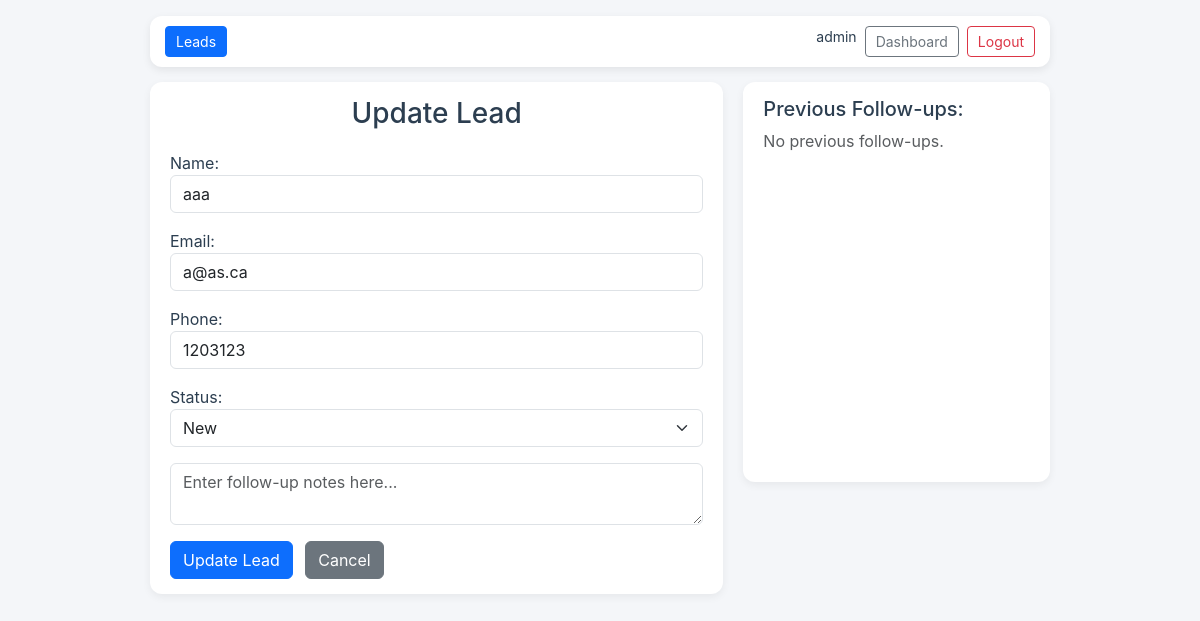
Screenshot of /leads/13/update/ (signed in) with the database file from the repository.
### leads/models.py (models this page shows, shortened)
class Lead(models.Model):
    STATUS_CHOICES = (
        ('new', 'New'),
        ('in_progress', 'In Progress'),
        ('converted', 'Converted'),
        ('lost', 'Lost'),
    )
    name = models.CharField(max_length=255)
    email = models.EmailField(unique=True)
    phone = models.CharField(max_length=20, blank=True, null=True)
    status = models.CharField(max_length=20, choices=STATUS_CHOICES, default='new')
    assigned_to = models.ForeignKey(User, on_delete=models.SET_NULL, null=True, blank=True)
    created_at = models.DateTimeField(auto_now_add=True)
    updated_at = models.DateTimeField(auto_now=True)
    is_deleted = models.BooleanField(default=False)  # Soft delete flag

### leads/views.py (the view, shortened to what this page needs)
# urls.py: path('<int:pk>/update/', views.lead_update, name='lead_update'),
@login_required
def lead_update(request, pk):
    if not request.user.has_perm('leads.change_lead'):
        messages.error(request, "You do not have permission to update leads.")
        return redirect('lead_list')
    try:
        lead = Lead.objects.get(pk=pk, is_deleted=False)
    except Lead.DoesNotExist:
        messages.error(request, "Lead does not exist.")
        return redirect("lead_list")
    followups = FollowUp.objects.filter(lead=lead)
    return render(request, 'leads/lead_update.html', {
        'lead': lead,
        'followups': followups,
    })

### leads/templates/leads/lead_update.html (shortened to what this page needs)
<!DOCTYPE html>
<html>
<head>
    <link href="https://cdn.jsdelivr.net/npm/bootstrap@5.3.3/dist/css/bootstrap.min.css" rel="stylesheet">
</head>
<body>
<div class="mt-3 content-wrapper">
    <nav class="top-bar">
        <div class="d-flex gap-2">
                <a href="{% url 'lead_list' %}" class="btn btn-primary btn-sm">Leads</a>
        </div>
        <div class="d-flex gap-2">
            {{ request.user.username }}
            <a href="{% url 'dashboard' %}" class="btn btn-outline-secondary btn-sm">Dashboard</a>
            <a href="{% url 'logout' %}" class="btn btn-outline-danger btn-sm">Logout</a>
        </div>
    </nav>
    <div class="form-container">
        <div class="form-box">
            <h3>Update Lead</h3>
            <form method="POST">
                <label>Name:</label>
                <input type="text" name="name" value="{{ lead.name }}" class="form-control mb-3" required>
                <label>Email:</label>
                <input type="email" name="email" value="{{ lead.email }}" class="form-control mb-3" required>
                <label>Phone:</label>
                <input type="text" name="phone" value="{{ lead.phone }}" class="form-control mb-3">
                <label>Status:</label>
                <select name="status" class="form-select mb-3" required>
                    <option value="new" {% if lead.status == "new" %}selected{% endif %}>New</option>
                </select>
                <textarea name="comment" class="form-control mb-3" placeholder="Enter follow-up notes here..."></textarea>
                <button type="submit" class="btn btn-primary">Update Lead</button>
                <a href="{% url 'lead_list' %}" class="btn btn-secondary ms-2">Cancel</a>
            </form>
        </div>
        <div class="followups-box">
            <h5>Previous Follow-ups:</h5>
            {% if followups %}
                <ul class="list-group">
                    {% for f in followups %}
                        <li class="list-group-item">
                            <strong>{{ f.user.username }}</strong> ({{ f.created_at|date:"Y-m-d H:i" }}):<br>
                            {{ f.comment }}
                        </li>
                    {% endfor %}
                </ul>
            {% else %}
                <p class="text-muted">No previous follow-ups.</p>
            {% endif %}
        </div>
    </div>
</div>
<div class="position-fixed top-0 end-0 p-3" style="z-index:1100">
</div>
</body>
</html>

### leads/templates/leads/lead_update.html (style rules this page uses)
body { background: #f4f6f9; font-family: "Inter", sans-serif; color: #2c3e50; }
.content-wrapper { max-width: 900px; margin: auto; }
.top-bar { background: #ffffff; padding: 10px 15px; border-radius: 12px; box-shadow: 0 3px 8px rgba(0,0,0,0.08); display: flex; justify-content: space-between; align-items: center; margin-bottom: 15px; font-size: 14px; }
.form-container { display: flex; gap: 20px; margin-bottom: 20px; }
.form-box { background: #ffffff; padding: 15px 20px; border-radius: 12px; box-shadow: 0 3px 8px rgba(0,0,0,0.06); flex: 2; }
.followups-box { background: #ffffff; padding: 15px 20px; border-radius: 12px; box-shadow: 0 3px 8px rgba(0,0,0,0.06); flex: 1; max-height: 400px; overflow-y: auto; }
.form-box h3 { text-align: center; margin-bottom: 20px; }
.btn-sm { font-size: 14px; padding: 4px 10px; }

### rows the page displays
Lead: name "aaa", email "a@as.ca", phone "1203123", status "New"

### other values shown
{{ request.user.username }} "admin"
